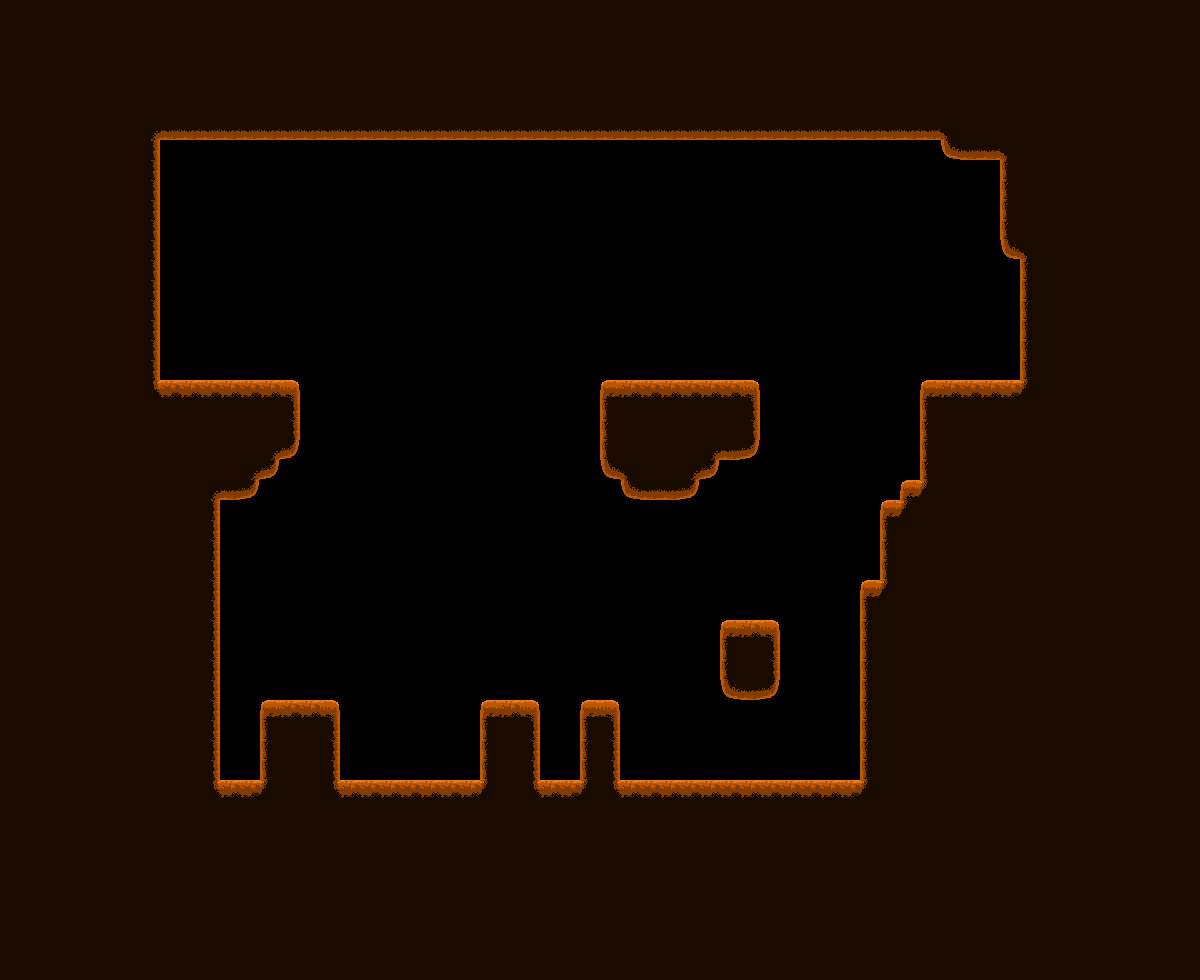

This is a level from a 2D game, rendered from its Tiled map with the project's own tilesets. A one-line summary and the complete map file follow:
An orthogonal 60x49 tile map with 20x20 px tiles, 1 tile layer (base) and 14 objects (14x Ledge).

<map version="1.5" tiledversion="1.7.2" orientation="orthogonal" renderorder="right-down" width="60" height="49" tilewidth="20" tileheight="20" infinite="0" nextlayerid="12" nextobjectid="37">
 <tileset firstgid="1" source="OrangeCaveTileset.tsx" />
 <layer id="1" name="base" width="60" height="49">
  <data encoding="csv">
9,9,9,9,9,9,9,9,9,9,9,9,9,9,9,9,9,9,9,9,9,9,9,9,9,9,9,9,9,9,9,9,9,9,9,9,9,9,9,9,9,9,9,9,9,9,9,9,9,9,9,9,9,9,9,9,9,9,9,9,
9,9,9,9,9,9,9,9,9,9,9,9,9,9,9,9,9,9,9,9,9,9,9,9,9,9,9,9,9,9,9,9,9,9,9,9,9,9,9,9,9,9,9,9,9,9,9,9,9,9,9,9,9,9,9,9,9,9,9,9,
9,9,9,9,9,9,9,9,9,9,9,9,9,9,9,9,9,9,9,9,9,9,9,9,9,9,9,9,9,9,9,9,9,9,9,9,9,9,9,9,9,9,9,9,9,9,9,9,9,9,9,9,9,9,9,9,9,9,9,9,
9,9,9,9,9,9,9,9,9,9,9,9,9,9,9,9,9,9,9,9,9,9,9,9,9,9,9,9,9,9,9,9,9,9,9,9,9,9,9,9,9,9,9,9,9,9,9,9,9,9,9,9,9,9,9,9,9,9,9,9,
9,9,9,9,9,9,9,9,9,9,9,9,9,9,9,9,9,9,9,9,9,9,9,9,9,9,9,9,9,9,9,9,9,9,9,9,9,9,9,9,9,9,9,9,9,9,9,9,9,9,9,9,9,9,9,9,9,9,9,9,
9,9,9,9,9,9,9,9,9,9,9,9,9,9,9,9,9,9,9,9,9,9,9,9,9,9,9,9,9,9,9,9,9,9,9,9,9,9,9,9,9,9,9,9,9,9,9,9,9,9,9,9,9,9,9,9,9,9,9,9,
9,9,9,9,9,9,9,5,15,15,15,15,15,15,15,15,15,15,15,15,15,15,15,15,15,15,15,15,15,15,15,15,15,15,15,15,15,15,15,15,15,15,15,15,15,15,15,6,9,9,9,9,9,9,9,9,9,9,9,9,
9,9,9,9,9,9,9,10,0,0,0,0,0,0,0,0,0,0,0,0,0,0,0,0,0,0,0,0,0,0,0,0,0,0,0,0,0,0,0,0,0,0,0,0,0,0,0,14,15,15,6,9,9,9,9,9,9,9,9,9,
9,9,9,9,9,9,9,10,0,0,0,0,0,0,0,0,0,0,0,0,0,0,0,0,0,0,0,0,0,0,0,0,0,0,0,0,0,0,0,0,0,0,0,0,0,0,0,0,0,0,8,9,9,9,9,9,9,9,9,9,
9,9,9,9,9,9,9,10,0,0,0,0,0,0,0,0,0,0,0,0,0,0,0,0,0,0,0,0,0,0,0,0,0,0,0,0,0,0,0,0,0,0,0,0,0,0,0,0,0,0,8,9,9,9,9,9,9,9,9,9,
9,9,9,9,9,9,9,10,0,0,0,0,0,0,0,0,0,0,0,0,0,0,0,0,0,0,0,0,0,0,0,0,0,0,0,0,0,0,0,0,0,0,0,0,0,0,0,0,0,0,8,9,9,9,9,9,9,9,9,9,
9,9,9,9,9,9,9,10,0,0,0,0,0,0,0,0,0,0,0,0,0,0,0,0,0,0,0,0,0,0,0,0,0,0,0,0,0,0,0,0,0,0,0,0,0,0,0,0,0,0,8,9,9,9,9,9,9,9,9,9,
9,9,9,9,9,9,9,10,0,0,0,0,0,0,0,0,0,0,0,0,0,0,0,0,0,0,0,0,0,0,0,0,0,0,0,0,0,0,0,0,0,0,0,0,0,0,0,0,0,0,14,6,9,9,9,9,9,9,9,9,
9,9,9,9,9,9,9,10,0,0,0,0,0,0,0,0,0,0,0,0,0,0,0,0,0,0,0,0,0,0,0,0,0,0,0,0,0,0,0,0,0,0,0,0,0,0,0,0,0,0,0,8,9,9,9,9,9,9,9,9,
9,9,9,9,9,9,9,10,0,0,0,0,0,0,0,0,0,0,0,0,0,0,0,0,0,0,0,0,0,0,0,0,0,0,0,0,0,0,0,0,0,0,0,0,0,0,0,0,0,0,0,8,9,9,9,9,9,9,9,9,
9,9,9,9,9,9,9,10,0,0,0,0,0,0,0,0,0,0,0,0,0,0,0,0,0,0,0,0,0,0,0,0,0,0,0,0,0,0,0,0,0,0,0,0,0,0,0,0,0,0,0,8,9,9,9,9,9,9,9,9,
9,9,9,9,9,9,9,10,0,0,0,0,0,0,0,0,0,0,0,0,0,0,0,0,0,0,0,0,0,0,0,0,0,0,0,0,0,0,0,0,0,0,0,0,0,0,0,0,0,0,0,8,9,9,9,9,9,9,9,9,
9,9,9,9,9,9,9,10,0,0,0,0,0,0,0,0,0,0,0,0,0,0,0,0,0,0,0,0,0,0,0,0,0,0,0,0,0,0,0,0,0,0,0,0,0,0,0,0,0,0,0,8,9,9,9,9,9,9,9,9,
9,9,9,9,9,9,9,10,0,0,0,0,0,0,0,0,0,0,0,0,0,0,0,0,0,0,0,0,0,0,0,0,0,0,0,0,0,0,0,0,0,0,0,0,0,0,0,0,0,0,0,8,9,9,9,9,9,9,9,9,
9,9,9,9,9,9,9,11,3,3,3,3,3,3,4,0,0,0,0,0,0,0,0,0,0,0,0,0,0,0,2,3,3,3,3,3,3,4,0,0,0,0,0,0,0,0,2,3,3,3,3,12,9,9,9,9,9,9,9,9,
9,9,9,9,9,9,9,9,9,9,9,9,9,9,10,0,0,0,0,0,0,0,0,0,0,0,0,0,0,0,8,9,9,9,9,9,9,10,0,0,0,0,0,0,0,0,8,9,9,9,9,9,9,9,9,9,9,9,9,9,
9,9,9,9,9,9,9,9,9,9,9,9,9,9,10,0,0,0,0,0,0,0,0,0,0,0,0,0,0,0,8,9,9,9,9,9,9,10,0,0,0,0,0,0,0,0,8,9,9,9,9,9,9,9,9,9,9,9,9,9,
9,9,9,9,9,9,9,9,9,9,9,9,9,5,16,0,0,0,0,0,0,0,0,0,0,0,0,0,0,0,8,9,9,9,9,5,15,16,0,0,0,0,0,0,0,0,8,9,9,9,9,9,9,9,9,9,9,9,9,9,
9,9,9,9,9,9,9,9,9,9,9,9,5,16,0,0,0,0,0,0,0,0,0,0,0,0,0,0,0,0,14,6,9,9,5,16,0,0,0,0,0,0,0,0,0,0,8,9,9,9,9,9,9,9,9,9,9,9,9,9,
9,9,9,9,9,9,9,9,9,9,5,15,16,0,0,0,0,0,0,0,0,0,0,0,0,0,0,0,0,0,0,14,15,15,16,0,0,0,0,0,0,0,0,0,0,2,12,9,9,9,9,9,9,9,9,9,9,9,9,9,
9,9,9,9,9,9,9,9,9,9,10,0,0,0,0,0,0,0,0,0,0,0,0,0,0,0,0,0,0,0,0,0,0,0,0,0,0,0,0,0,0,0,0,0,2,12,9,9,9,9,9,9,9,9,9,9,9,9,9,9,
9,9,9,9,9,9,9,9,9,9,10,0,0,0,0,0,0,0,0,0,0,0,0,0,0,0,0,0,0,0,0,0,0,0,0,0,0,0,0,0,0,0,0,0,8,9,9,9,9,9,9,9,9,9,9,9,9,9,9,9,
9,9,9,9,9,9,9,9,9,9,10,0,0,0,0,0,0,0,0,0,0,0,0,0,0,0,0,0,0,0,0,0,0,0,0,0,0,0,0,0,0,0,0,0,8,9,9,9,9,9,9,9,9,9,9,9,9,9,9,9,
9,9,9,9,9,9,9,9,9,9,10,0,0,0,0,0,0,0,0,0,0,0,0,0,0,0,0,0,0,0,0,0,0,0,0,0,0,0,0,0,0,0,0,0,8,9,9,9,9,9,9,9,9,9,9,9,9,9,9,9,
9,9,9,9,9,9,9,9,9,9,10,0,0,0,0,0,0,0,0,0,0,0,0,0,0,0,0,0,0,0,0,0,0,0,0,0,0,0,0,0,0,0,0,2,12,9,9,9,9,9,9,9,9,9,9,9,9,9,9,9,
9,9,9,9,9,9,9,9,9,9,10,0,0,0,0,0,0,0,0,0,0,0,0,0,0,0,0,0,0,0,0,0,0,0,0,0,0,0,0,0,0,0,0,8,9,9,9,9,9,9,9,9,9,9,9,9,9,9,9,9,
9,9,9,9,9,9,9,9,9,9,10,0,0,0,0,0,0,0,0,0,0,0,0,0,0,0,0,0,0,0,0,0,0,0,0,0,2,3,4,0,0,0,0,8,9,9,9,9,9,9,9,9,9,9,9,9,9,9,9,9,
9,9,9,9,9,9,9,9,9,9,10,0,0,0,0,0,0,0,0,0,0,0,0,0,0,0,0,0,0,0,0,0,0,0,0,0,8,9,10,0,0,0,0,8,9,9,9,9,9,9,9,9,9,9,9,9,9,9,9,9,
9,9,9,9,9,9,9,9,9,9,10,0,0,0,0,0,0,0,0,0,0,0,0,0,0,0,0,0,0,0,0,0,0,0,0,0,8,9,10,0,0,0,0,8,9,9,9,9,9,9,9,9,9,9,9,9,9,9,9,9,
9,9,9,9,9,9,9,9,9,9,10,0,0,0,0,0,0,0,0,0,0,0,0,0,0,0,0,0,0,0,0,0,0,0,0,0,14,15,16,0,0,0,0,8,9,9,9,9,9,9,9,9,9,9,9,9,9,9,9,9,
9,9,9,9,9,9,9,9,9,9,10,0,0,2,3,3,4,0,0,0,0,0,0,0,2,3,4,0,0,2,4,0,0,0,0,0,0,0,0,0,0,0,0,8,9,9,9,9,9,9,9,9,9,9,9,9,9,9,9,9,
9,9,9,9,9,9,9,9,9,9,10,0,0,8,9,9,10,0,0,0,0,0,0,0,8,9,10,0,0,8,10,0,0,0,0,0,0,0,0,0,0,0,0,8,9,9,9,9,9,9,9,9,9,9,9,9,9,9,9,9,
9,9,9,9,9,9,9,9,9,9,10,0,0,8,9,9,10,0,0,0,0,0,0,0,8,9,10,0,0,8,10,0,0,0,0,0,0,0,0,0,0,0,0,8,9,9,9,9,9,9,9,9,9,9,9,9,9,9,9,9,
9,9,9,9,9,9,9,9,9,9,10,0,0,8,9,9,10,0,0,0,0,0,0,0,8,9,10,0,0,8,10,0,0,0,0,0,0,0,0,0,0,0,0,8,9,9,9,9,9,9,9,9,9,9,9,9,9,9,9,9,
9,9,9,9,9,9,9,9,9,9,11,3,3,12,9,9,11,3,3,3,3,3,3,3,12,9,11,3,3,12,11,3,3,3,3,3,3,3,3,3,3,3,3,12,9,9,9,9,9,9,9,9,9,9,9,9,9,9,9,9,
9,9,9,9,9,9,9,9,9,9,9,9,9,9,9,9,9,9,9,9,9,9,9,9,9,9,9,9,9,9,9,9,9,9,9,9,9,9,9,9,9,9,9,9,9,9,9,9,9,9,9,9,9,9,9,9,9,9,9,9,
9,9,9,9,9,9,9,9,9,9,9,9,9,9,9,9,9,9,9,9,9,9,9,9,9,9,9,9,9,9,9,9,9,9,9,9,9,9,9,9,9,9,9,9,9,9,9,9,9,9,9,9,9,9,9,9,9,9,9,9,
9,9,9,9,9,9,9,9,9,9,9,9,9,9,9,9,9,9,9,9,9,9,9,9,9,9,9,9,9,9,9,9,9,9,9,9,9,9,9,9,9,9,9,9,9,9,9,9,9,9,9,9,9,9,9,9,9,9,9,9,
9,9,9,9,9,9,9,9,9,9,9,9,9,9,9,9,9,9,9,9,9,9,9,9,9,9,9,9,9,9,9,9,9,9,9,9,9,9,9,9,9,9,9,9,9,9,9,9,9,9,9,9,9,9,9,9,9,9,9,9,
9,9,9,9,9,9,9,9,9,9,9,9,9,9,9,9,9,9,9,9,9,9,9,9,9,9,9,9,9,9,9,9,9,9,9,9,9,9,9,9,9,9,9,9,9,9,9,9,9,9,9,9,9,9,9,9,9,9,9,9,
9,9,9,9,9,9,9,9,9,9,9,9,9,9,9,9,9,9,9,9,9,9,9,9,9,9,9,9,9,9,9,9,9,9,9,9,9,9,9,9,9,9,9,9,9,9,9,9,9,9,9,9,9,9,9,9,9,9,9,9,
9,9,9,9,9,9,9,9,9,9,9,9,9,9,9,9,9,9,9,9,9,9,9,9,9,9,9,9,9,9,9,9,9,9,9,9,9,9,9,9,9,9,9,9,9,9,9,9,9,9,9,9,9,9,9,9,9,9,9,9,
9,9,9,9,9,9,9,9,9,9,9,9,9,9,9,9,9,9,9,9,9,9,9,9,9,9,9,9,9,9,9,9,9,9,9,9,9,9,9,9,9,9,9,9,9,9,9,9,9,9,9,9,9,9,9,9,9,9,9,9,
9,9,9,9,9,9,9,9,9,9,9,9,9,9,9,9,9,9,9,9,9,9,9,9,9,9,9,9,9,9,9,9,9,9,9,9,9,9,9,9,9,9,9,9,9,9,9,9,9,9,9,9,9,9,9,9,9,9,9,9
</data>
 </layer>
 <objectgroup id="2" name="ledges">
  <object id="13" name="Ledge" x="262" y="702">
   <point />
  </object>
  <object id="15" name="Ledge" x="482" y="702">
   <point />
  </object>
  <object id="16" name="Ledge" x="582" y="702">
   <point />
  </object>
  <object id="18" name="Ledge" x="338" y="702">
   <point />
  </object>
  <object id="20" name="Ledge" x="538" y="702">
   <point />
  </object>
  <object id="21" name="Ledge" x="618" y="702">
   <point />
  </object>
  <object id="29" name="Ledge" x="722" y="622">
   <point />
  </object>
  <object id="30" name="Ledge" x="778" y="622">
   <point />
  </object>
  <object id="31" name="Ledge" x="602" y="382">
   <point />
  </object>
  <object id="32" name="Ledge" x="922" y="382">
   <point />
  </object>
  <object id="33" name="Ledge" x="902" y="482">
   <point />
  </object>
  <object id="34" name="Ledge" x="882" y="502">
   <point />
  </object>
  <object id="35" name="Ledge" x="298" y="382">
   <point />
  </object>
  <object id="36" name="Ledge" x="758" y="382">
   <point />
  </object>
 </objectgroup>
</map>